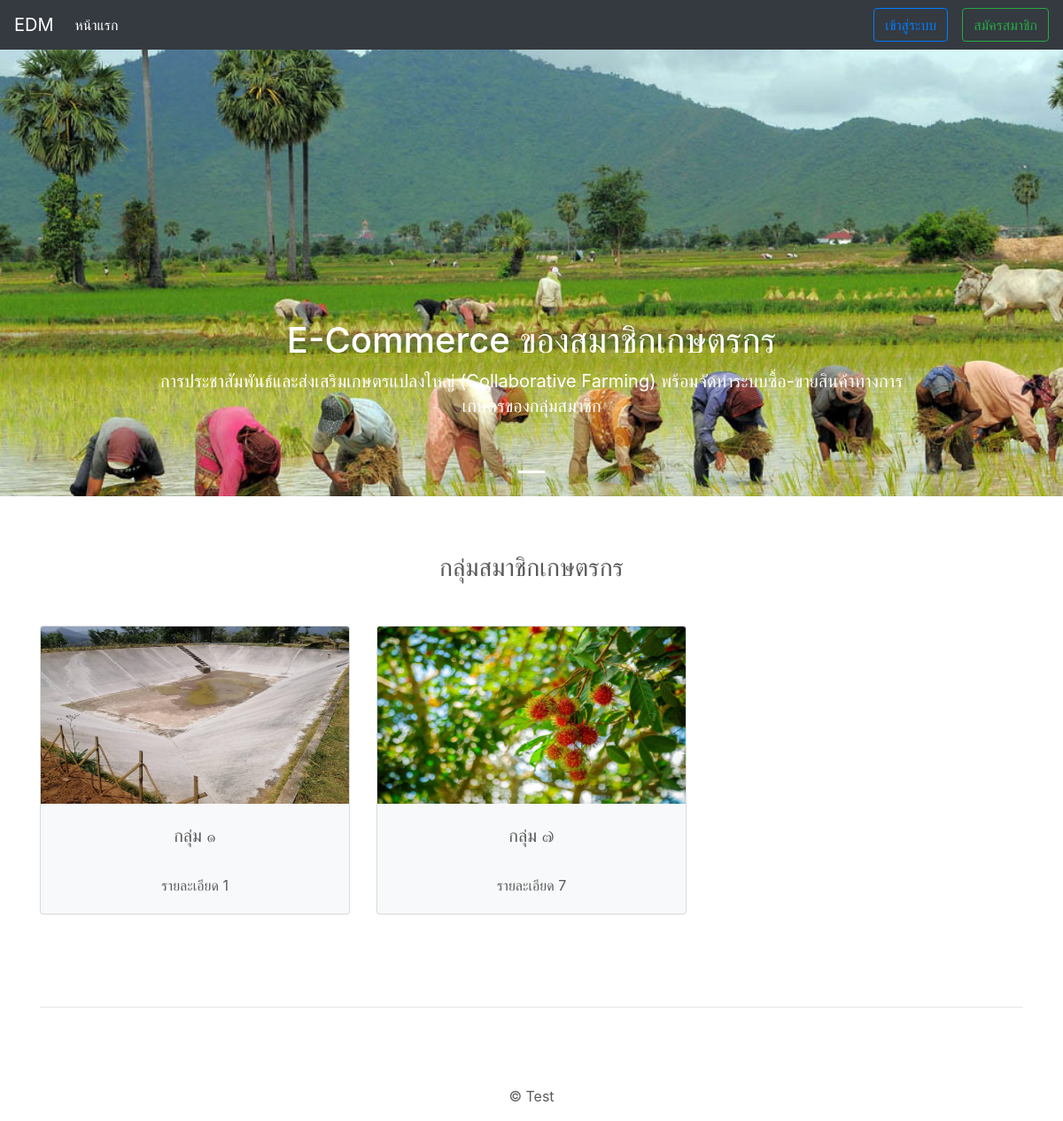
The page / on the database its author committed.
### tables this page shows
CREATE TABLE `rm_grouplist` (
  `GrouplistiD` int(11) NOT NULL COMMENT 'กลุ่ม ID',
  `Groupname` text NOT NULL COMMENT 'ชื่อกลุ่ม',
  `GroupDetails` text NOT NULL COMMENT 'รายละเอียดกลุ่ม'
);

### Service/Auto.php (called while the page is built, shortened)
<?php
include_once "cons.php";
include_once "Genaral.php";
$genaral = new Genaral($cons);
?>

### Service/Genaral.php (called while the page is built, shortened)
<?php
 class Genaral {
    public function GrouplistMainPage(){
        global $connect;
        $stmt = $this->$connect->prepare("select rm_grouplist.*,count(user.GrouplistiD) as totlemember from rm_grouplist INNER JOIN user on user.GrouplistiD = rm_grouplist.GrouplistiD GROUP by user.GrouplistiD  ");
        $stmt->execute();
        $result = $stmt->get_result();
        return $result->fetch_all(MYSQLI_ASSOC);
    }
 }
?>

### Layout/grouplist.php (the view, shortened to what this page needs)
<?php
$resultGroup = $genaral->GrouplistMainPage();
    if(count( $resultGroup)>0){
?>
    <h5 class="card-title text-center h3 mb-5">กลุ่มสมาชิกเกษตรกร</h5>
<?php
    }else{
?>
    <h5 class="card-title text-center h3 mb-5">ยังไม่มีสินค้าลงทะเบียนจากกลุ่มสมาชิกเกษตรกร</h5>
<?php
    }
?>
<div class="row">
    <?php
    if(count( $resultGroup)>0){
        foreach ($resultGroup as $key_Group => $value_Group) {
    ?>
        <div class="col-lg-4 ">
            <div class="card bg-light h-100">
                <img src="./Event/Photos/G<?php  echo $value_Group["GrouplistiD"]; ?>.jpg"   class="card-img-top" style="height:200px!important;">
                <h5 class="card-title mt-4"><?php echo $value_Group["Groupname"]; ?></h5>
                <div class="card-body">
                <p class="card-text"> <?php echo $value_Group["GroupDetails"]; ?></p>
                </div>
            </div>
        </div>
    <?php
        }
    }
    ?>
</div>

### index.php (shortened to what this page needs)
<?php
include_once "./Service/Auto.php";
?>
<!DOCTYPE html>
<html lang="en">
  <head>
    <link href="./assets/css/bootstrap.min.css" rel="stylesheet" />
    <link href="./assets/css/carousel.css" rel="stylesheet" />
  </head>
  <body>
    <header>
     <?php include_once('./Layout/navbar.php') ?>
    </header>
    <main role="main">
      <div id="myCarousel" class="carousel slide" data-ride="carousel">
        <ol class="carousel-indicators">
          <li data-target="#myCarousel" data-slide-to="0" class="active"></li>
        </ol>
        <div class="carousel-inner">
          <div class="carousel-item active">
            <img class="bd-placeholder-img"
              src="./Event/Photos/BGtitle.jpg"  >
            <div class="container">
              <div class="carousel-caption">
                <h1>E-Commerce ของสมาชิกเกษตรกร</h1>
                <p>
                การประชาสัมพันธ์และส่งเสริมเกษตรแปลงใหญ่ (Collaborative Farming) พร้อมจัดทําระบบซื้อ-ขายสินค้าทางการเกษตรของกลุ่มสมาชิก
                </p>
              </div>
            </div>
          </div>
        </div>
      </div>
      <div class="container marketing">
      <?php
      include_once('./Layout/grouplist.php');
      ?>
        <hr class="featurette-divider" />
      </div>
      <footer class="footer fixed-bottom text-center">
        <p>
          &copy; Test
        </p>
      </footer>
    </main>
  </body>
</html>

### Layout/navbar.php (shortened to what this page needs)
<nav class="navbar navbar-expand-md navbar-dark fixed-top bg-dark">
        <a class="navbar-brand" href="./">EDM</a>
        <div class="collapse navbar-collapse" id="navbarCollapse">
          <ul class="navbar-nav mr-auto">
            <li class="nav-item <?php echo basename($_SERVER['PHP_SELF'])=='index.php'?"active":"" ?>">
              <a class="nav-link" href="./"
                >หน้าแรก</a
              >
            </li>
          </ul>
          <?php
          if(!empty($_SESSION["UserID"])){
          ?>
           <button  class="btn btn-outline-primary border-0 my-2 my-sm-0 mr-3"  >
              ยินดีต้อนรับคุณ <?php echo $_SESSION["name"] ;?>
            </button>
          <a  href="./Event/Logout.php"class="btn btn-outline-success   my-2 my-sm-0" type="submit">
              ออกจากระบบ
            </a>
          <?php
          }else{
          ?>
               <a  href="./login.php"class="btn btn-outline-primary my-2 my-sm-0 mr-3" type="submit">
              เข้าสู่ระบบ
            </a>
            <a  href="./register.php"class="btn btn-outline-success my-2 my-sm-0" type="submit">
              สมัครสมาชิก
            </a>
          <?php
          }
          ?>
    </div>
</nav>

### assets/css/carousel.css (style rules this page uses)
body { padding-top: 3rem; padding-bottom: 3rem; color: #5a5a5a; }
.carousel { margin-bottom: 4rem; }
.carousel-caption { bottom: 3rem; z-index: 10; }
.carousel-item { height: 32rem; }
.carousel-item > img { position: absolute; top: 0; left: 0; min-width: 100%; height: 51rem !important; }
.marketing .col-lg-4 { margin-bottom: 1.5rem; text-align: center; }
.marketing .col-lg-4 p { margin-right: 0.75rem; margin-left: 0.75rem; }
.featurette-divider { margin: 5rem 0; }
@media (min-width: 40em) { .carousel-caption p { margin-bottom: 1.25rem; font-size: 1.25rem; line-height: 1.4; } }

### index.php (style rules this page uses)
.bd-placeholder-img { font-size: 1.125rem; text-anchor: middle; -webkit-user-select: none; -moz-user-select: none; -ms-user-select: none; user-select: none; }

### rows shown on the page
rm_grouplist: shows a picture, Groupname "กลุ่ม ๑", GroupDetails "รายละเอียด 1"
rm_grouplist: shows a picture, Groupname "กลุ่ม ๗", GroupDetails "รายละเอียด 7"
